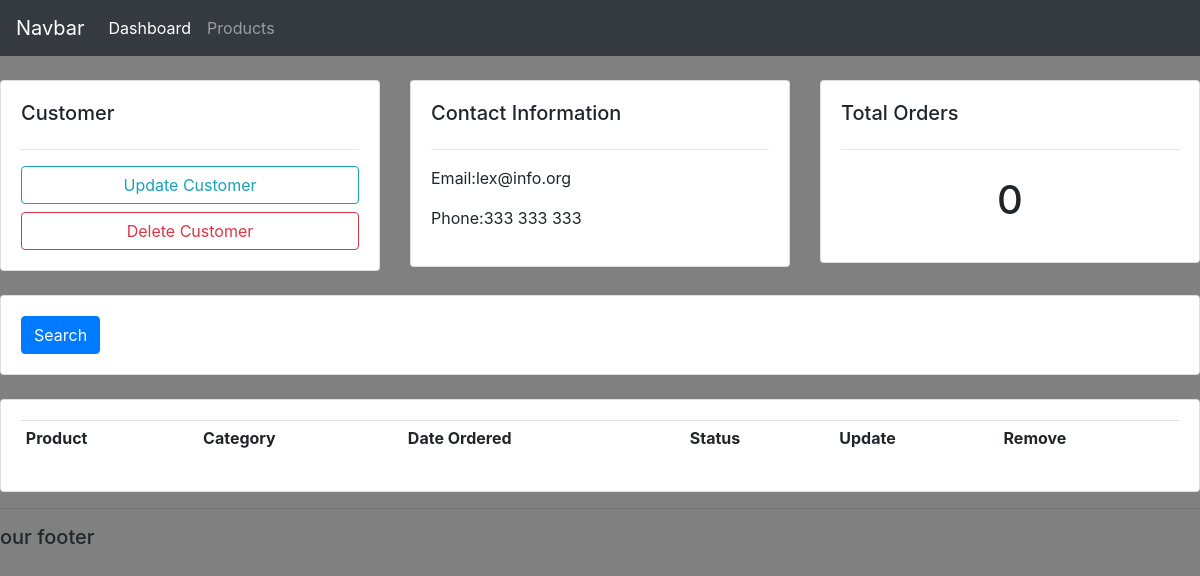
The app's page /customer/1/, older data.
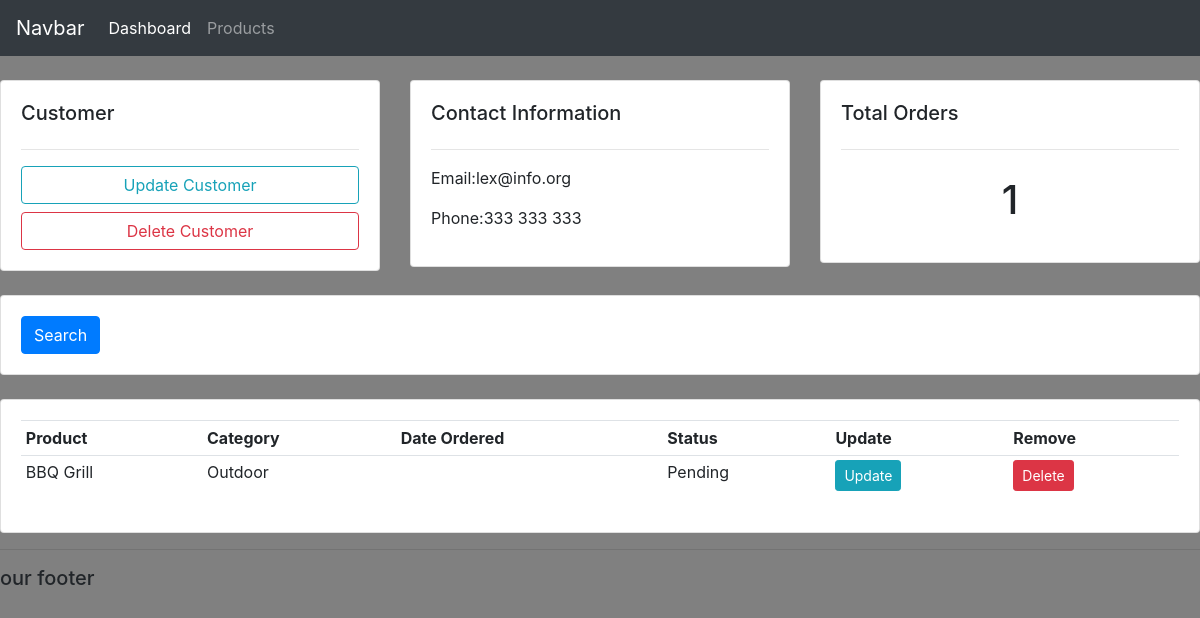
The same page, newer data.
### accounts/models.py (models this page shows, shortened)
class Order(models.Model):
    STATUS = (
        ('Pending','Pending'),
        ('Out for delivery','Out for delivery'),
        ('Delivered','Delivered'),
        )
    customer = models.ForeignKey(Customer,null=True,on_delete=models.SET_NULL)
    product = models.ForeignKey(Product,null=True,on_delete=models.SET_NULL)
    date_created = models.DateTimeField(auto_now_add=True, null=True)
    status = models.CharField(max_length=200, null=True,choices=STATUS)

class Product(models.Model):
    CATEGORY=(
        ('Indoor','Indoor'),
        ('Outdoor','Outdoor'),
    )
    name = models.CharField(max_length=200, null=True)
    price = models.FloatField(null=True)
    category = models.CharField(max_length=200, null=True, choices=CATEGORY)
    description= models.CharField(max_length=200, null=True, blank = True)
    date_created = models.DateTimeField(auto_now_add=True)
    tags = models.ManyToManyField(Tag)
    def __str__(self):
        return self.name

### accounts/views.py (the view)
# urls.py: path('customer/<str:pk_test>/', views.customer, name='customer'),
def customer(request,pk_test):
    customer = Customer.objects.get(id=pk_test)
    orders = customer.order_set.all()
    order_count= orders.count()
    context = {'customer':customer, 'orders': orders,'order_count':order_count}
    return render(request, 'accounts/customer.html',context)

### accounts/templates/accounts/customer.html
{% extends "accounts/main.html" %}
{% block content%}
<br>
<div class="row">
    <div class="col-md">
        <div class="card card-body">
            <h5>Customer</h5>
            <hr>
            <a class="btn btn-outline-info btn-sml btn-block" href="">Update Customer</a>
            <a class="btn btn-outline-danger btn-sml btn-block" href="">Delete Customer</a>
        </div>
    </div>
    <div class="col-md">
        <div class="card card-body">
            <h5>Contact Information</h5>
            <hr>
            <p>Email:{{customer.email}}</p>
            <p>Phone:{{customer.phone}}</p>
        </div>
    </div>
    <div class="col-md">
        <div class="card card-body">
            <h5>Total Orders</h5>
            <hr>
            <h1 style="text-align: center;padding: 10px">{{order_count}}</h1>
        </div>
    </div>
</div>
<br>
<div class="row">
    <div class="col">
        <div class="card card-body">
            <form method="get">
                <button class="btn btn-primary" type="submit">Search</button>
            </form>
        </div>
    </div>
</div>
<br>
<div class="row">
    <div class="col-md">
        <div class="card card-body">
            <table class="table table-sm">
                <tr>
                    <th>Product</th>
                    <th>Category</th>
                    <th>Date Ordered</th>
                    <th>Status</th>
                    <th>Update</th>
                    <th>Remove</th>
                </tr>
                {% for order in orders %}
                <td>{{order.product}}</td>
                <td>{{order.product.category}}</td>
                <td>{{order.date.created}}</td>
                <td>{{order.status}}</td>
                <td><a class="btn btn-sm btn-info" href="{% url 'update_order' order.id %}">Update</a></td>
                <td><a class="btn btn-sm btn-danger" href="{% url 'delete_order' order.id %}">Delete</a></td>
                {% endfor %}
            </table>
        </div>
    </div>
</div>
{% endblock %}

Row changes from the older to the newer data that the page shows:
added Order: product "BBQ Grill", product.category "Outdoor", status "Pending"
Text that changed along with them:
{{ order_count }}: "0" → "1"
